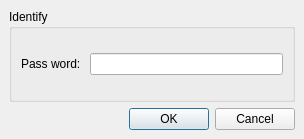
<ui version="4.0" >
 <class>passwdDlg</class>
 <widget class="QDialog" name="passwdDlg" >
  <property name="geometry" >
   <rect>
    <x>0</x>
    <y>0</y>
    <width>304</width>
    <height>139</height>
   </rect>
  </property>
  <property name="windowTitle" >
   <string>Dialog</string>
  </property>
  <layout class="QGridLayout" >
   <property name="margin" >
    <number>9</number>
   </property>
   <property name="spacing" >
    <number>6</number>
   </property>
   <item row="0" column="0" >
    <widget class="QGroupBox" name="groupBox" >
     <property name="title" >
      <string>Identify</string>
     </property>
     <layout class="QGridLayout" >
      <property name="margin" >
       <number>9</number>
      </property>
      <property name="spacing" >
       <number>6</number>
      </property>
      <item row="0" column="0" >
       <widget class="QLabel" name="label" >
        <property name="text" >
         <string>Pass word: </string>
        </property>
       </widget>
      </item>
      <item row="0" column="1" >
       <widget class="QLineEdit" name="lineEdit_password" >
        <property name="echoMode" >
         <enum>QLineEdit::Password</enum>
        </property>
       </widget>
      </item>
     </layout>
    </widget>
   </item>
   <item row="1" column="0" >
    <widget class="QDialogButtonBox" name="buttonBox" >
     <property name="orientation" >
      <enum>Qt::Horizontal</enum>
     </property>
     <property name="standardButtons" >
      <set>QDialogButtonBox::Cancel|QDialogButtonBox::NoButton|QDialogButtonBox::Ok</set>
     </property>
    </widget>
   </item>
  </layout>
 </widget>
 <resources/>
 <connections>
  <connection>
   <sender>buttonBox</sender>
   <signal>accepted()</signal>
   <receiver>passwdDlg</receiver>
   <slot>accept()</slot>
   <hints>
    <hint type="sourcelabel" >
     <x>248</x>
     <y>254</y>
    </hint>
    <hint type="destinationlabel" >
     <x>157</x>
     <y>274</y>
    </hint>
   </hints>
  </connection>
  <connection>
   <sender>buttonBox</sender>
   <signal>rejected()</signal>
   <receiver>passwdDlg</receiver>
   <slot>reject()</slot>
   <hints>
    <hint type="sourcelabel" >
     <x>316</x>
     <y>260</y>
    </hint>
    <hint type="destinationlabel" >
     <x>286</x>
     <y>274</y>
    </hint>
   </hints>
  </connection>
 </connections>
</ui>
